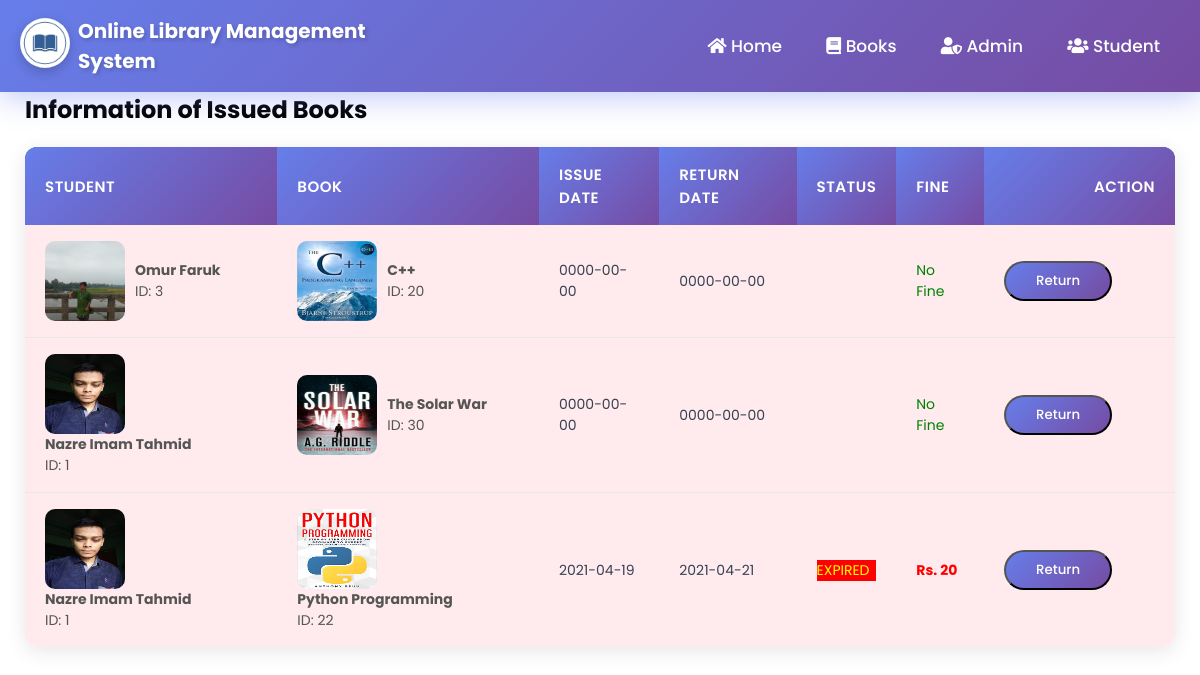
The app's page /manage_issued_books.php with its own data.
### tables this page shows
CREATE TABLE `issueinfo` (
  `studentid` int(100) NOT NULL,
  `bookid` int(100) NOT NULL,
  `issuedate` date NOT NULL,
  `returndate` date NOT NULL,
  `approve` varchar(200) NOT NULL,
  `fine` int(100) NOT NULL
);

CREATE TABLE `student` (
  `studentid` int(111) NOT NULL,
  `student_username` varchar(111) NOT NULL,
  `FullName` varchar(111) NOT NULL,
  `Email` varchar(111) NOT NULL,
  `Password` varchar(111) NOT NULL,
  `PhoneNumber` varchar(111) NOT NULL,
  `studentpic` varchar(100) NOT NULL
);

CREATE TABLE `books` (
  `bookid` int(100) NOT NULL,
  `bookpic` varchar(500) NOT NULL,
  `bookname` varchar(100) NOT NULL,
  `authorid` int(100) NOT NULL,
  `categoryid` int(100) NOT NULL,
  `ISBN` varchar(100) NOT NULL,
  `price` int(100) NOT NULL,
  `quantity` int(100) NOT NULL,
  `status` varchar(100) NOT NULL
);

### manage_issued_books.php (the view, shortened to what this page needs)
<?php
include "connection.php";
include "admin_navbar.php";
?>
<!DOCTYPE html>
<html lang="en">
<head>
    <link rel="stylesheet" href="https://cdnjs.cloudflare.com/ajax/libs/font-awesome/5.15.2/css/all.min.css">
    <link rel="stylesheet" href="style.css?v=<?php echo time(); ?>">
</head>
<body>
    <div class="request-container book-container" style="max-width:1600px;">
        <h2>Information of Issued Books</h2>
        <table class="rtable booktable">
            <tr style="background-color: teal; color: white;">
                <th>Student</th>
                <th>Book</th>
                <th>Issue Date</th>
                <th>Return Date</th>
                <th>Status</th>
                <th>Fine</th>
                <th>Action</th>
            </tr>
            <?php
            $query = "SELECT
                        s.studentid, s.FullName, s.studentpic,
                        b.bookid, b.bookname, b.bookpic,
                        i.issuedate, i.returndate, i.approve, i.fine
                    FROM issueinfo i
                    JOIN student s ON s.studentid = i.studentid
                    JOIN books b ON b.bookid = i.bookid
                    ORDER BY i.returndate ASC";
            $result = mysqli_query($db, $query);
            if (mysqli_num_rows($result) == 0) {
                echo "<tr><td colspan='7'>No issued books found.</td></tr>";
            } else {
                while ($row = mysqli_fetch_assoc($result)) {
                    $today = date("Y-m-d");
                    $overdue = ($today > $row['returndate'] && $row['approve'] != 'Returned');
                    $row_class = $overdue ? 'overdue' : '';
            ?>
                <tr class="<?php echo $row_class; ?>">
                    <td>
                        <div class="table-info">
                            <img src="images/<?php echo $row['studentpic']; ?>" alt="Student">
                            <div>
                                <p><strong><?php echo $row['FullName']; ?></strong></p>
                                <p>ID: <?php echo $row['studentid']; ?></p>
                            </div>
                        </div>
                    </td>
                    <td>
                        <div class="table-info">
                            <img src="images/<?php echo $row['bookpic']; ?>" alt="Book">
                            <div>
                                <p><strong><?php echo $row['bookname']; ?></strong></p>
                                <p>ID: <?php echo $row['bookid']; ?></p>
                            </div>
                        </div>
                    </td>
                    <td><?php echo $row['issuedate']; ?></td>
                    <td><?php echo $row['returndate']; ?></td>
                    <td><?php echo $row['approve']; ?></td>
                    <td>
                        <?php
                        if ($row['fine'] > 0) {
                            echo "<span class='fine-amount'>Rs. " . $row['fine'] . "</span>";
                        } else {
                            echo "<span class='no-fine'>No Fine</span>";
                        }
                        ?>
                    </td>
                    <td>
                        <?php if ($row['approve'] != 'Returned') { ?>
                            <a href="return_book.php?studentid=<?php echo $row['studentid']; ?>&bookid=<?php echo $row['bookid']; ?>"
                               onclick="return confirm('Confirm to mark as Returned?');">
                                <button class="btn btn-success">Return</button>
                            </a>
                        <?php } else { ?>
                            <span class="badge badge-success">Returned</span>
                        <?php } ?>
                    </td>
                </tr>
            <?php
                }
            }
            ?>
        </table>
    </div>
</body>
</html>

### style.css (style rules this page uses)
html { scroll-behavior: smooth; }
* { margin: 0; padding: 0; box-sizing: border-box; }
body { font-family: 'Poppins', sans-serif; }
a { text-decoration: none; color: #fff; font-size: 17px; }
p { color: #555; }
.profile-table tr,td { border: none; padding: 10px; }
.btn { font-family: 'Poppins', sans-serif; }
.request-container { max-width: 1300px; margin: auto; padding-left: 25px; padding-right: 25px; }
.book-container { max-width: 1400px; }
.rtable { width: 100%; margin-top: 20px; border-collapse: collapse; }
.rtable th { text-align: left; color: white; padding: 10px; }
.booktable th:last-child { padding-left: 110px; }
.table-info { display: flex; flex-wrap: wrap; }
.rtable td img { width: 80px; height: 80px; margin-right: 10px; }
.btn { display: inline-block; background: linear-gradient(135deg, #667eea 0%, #764ba2 100%); color: #fff; padding: 8px 30px; border-radius: 30px; transition: all 0.4s; outline: none; font-weight: 500; }

### manage_issued_books.php (style rules this page uses)
.rtable { width: 100%; margin-top: 20px; border-collapse: collapse; box-shadow: 0 4px 20px rgba(0, 0, 0, 0.1); border-radius: 12px; overflow: hidden; }
.rtable tr { transition: all 0.3s ease; }
.rtable th { text-align: left; color: white; padding: 16px 20px; background: linear-gradient(135deg, #667eea 0%, #764ba2 100%); font-weight: 600; font-size: 15px; text-transform: uppercase; letter-spacing: 0.5px; }
.rtable td { padding: 16px 20px; border-bottom: 1px solid #e5e7eb; color: #374151; font-size: 14px; }
.rtable tr:last-child td { border-bottom: none; }
.fine-amount { color: red; font-weight: bold; }
.no-fine { color: green; }
.overdue { background-color: #ffebee; }
.table-info img { width: 50px; height: 50px; border-radius: 10px; margin-right: 10px; }
.table-info { display: flex; align-items: center; }
.table-info p { margin: 0; }

### records on screen
issueinfo: studentid.studentpic (picture), studentid.FullName "Omur Faruk", studentid.studentid "3", books.bookpic (picture), books.bookname "C++", books.bookid "20", issuedate "0000-00-00", returndate "0000-00-00", fine "No Fine"
issueinfo: studentid.studentpic (picture), studentid.FullName "Nazre Imam Tahmid", studentid.studentid "1", books.bookpic (picture), books.bookname "The Solar War", books.bookid "30", issuedate "0000-00-00", returndate "0000-00-00", fine "No Fine"
issueinfo: studentid.studentpic (picture), studentid.FullName "Nazre Imam Tahmid", studentid.studentid "1", books.bookpic (picture), books.bookname "Python Programming", books.bookid "22", issuedate "2021-04-19", returndate "2021-04-21", approve "EXPIRED", fine "20"
